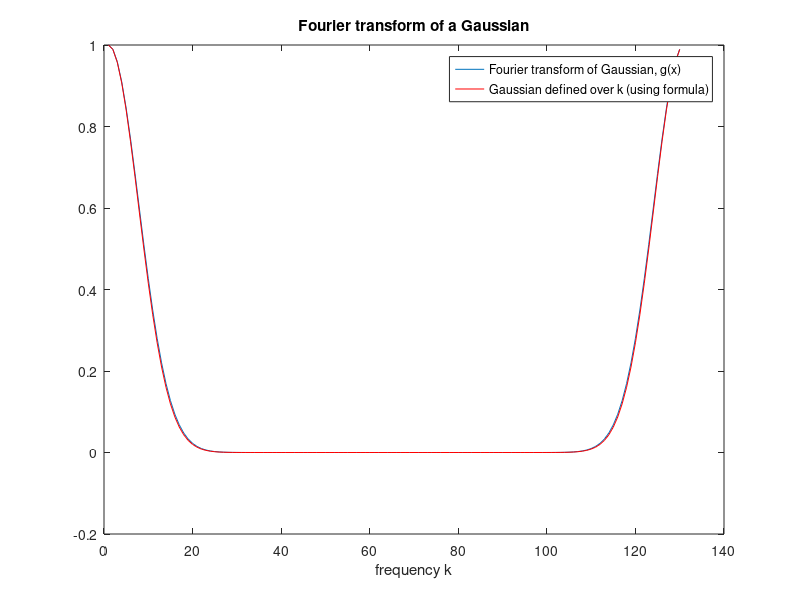

Write the MATLAB code that produced this figure.
%  plotFourierTransformGaussian.m
%  author:  Michael Langer
%
%  This code shows that the Fourier transform of a Gaussian with
%  standard deviation sigx is a Gaussian (in the frequency domain)
%  with standard deviation sigk such that sigx * sigk =  N/(2*pi).

N    = 128; 
sigx =  3;

close all
%  define the Gaussian on x = -N/2-1, ...,  N/2
%  Note that Matlab indexes this with indices 1,.. N
g = 1/sqrt(2*pi)/sigx * exp( -power(-N/2-1:N/2,2)/ (2*sigx*sigx));

%  fftshift is used to make the function defined on mod N 
plot(real( fft( fftshift(g) )));
%  There is a tiny imaginary component because of roundoff error.
hold on;

% fit it to 
sigk = N/ (2*pi*sigx);
plot( fftshift(exp( -power(-N/2-1:N/2,2)/ (2*sigk*sigk))),'r');
legend('Fourier transform of Gaussian, g(x)', 'Gaussian defined over k (using formula)')
xlabel('frequency k');
title('Fourier transform of a Gaussian');